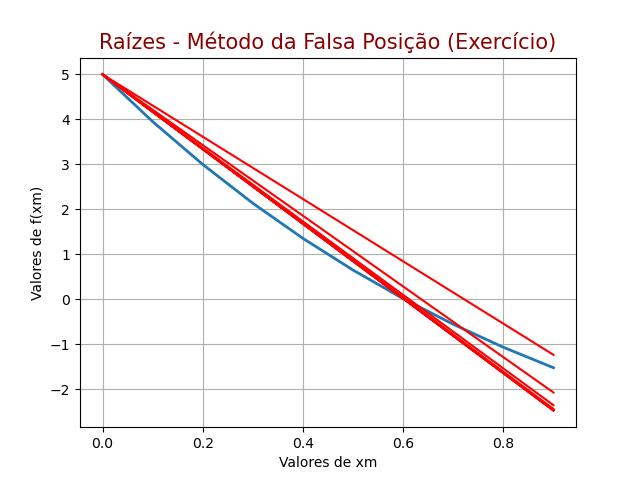

Reproduce this figure in Python.
from func_excc import func
import os
import numpy as np
import matplotlib
matplotlib.use('Agg')
import matplotlib.pyplot as plt

cwd = os.path.join(os.getcwd(), "testes", "teste-2", "falsa-posicao")
img = os.path.join(cwd, "falsa_pos_excc.png")

a = int(input("\nInsira o início do intervalo (a): "))
b = int(input("Insira o fim do intervalo (b): "))
while a > b:
    print("\nO (a) é maior que o (b)")
    a = int(input("Insira novos valores para o início do intervalo (a): "))
    b = int(input("Insira novos valores para o fim do intervalo (b): "))

fa = func(a)
fb = func(b)

while (fa * fb) > 0:
    print("\nEsse intervalo não contém uma raiz, tente um novo")
    a = int(input("Insira novos valores para o início do intervalo (a): "))
    b = int(input("Insira novos valores para o fim do intervalo (b): "))
    while a > b:
        print("\nO (a) é maior que o (b)")
        a = int(input("Insira novos valores para o início do intervalo (a): "))
        b = int(input("Insira novos valores para o fim do intervalo (b): "))    
    fa = func(a)
    fb = func(b)

erro = (10 ** (-5))
k = 0
fxm = 1
x_c = []
r_c = []
X = np.arange(a, b, (b - a) * 0.1)
y = list(map(func, X))

font = {'color':  'darkred',
        'weight': 'normal',
        'size': 15
        }
fig = plt.figure()
plt.plot(X, y, linewidth = 2)

while (abs(fxm) > erro):
    k += 1
    xm = a - ((fa * (b - a)) / (fb - fa))    
    x_c.append(X)
    fxm = func(xm)
    r = fa + ((fb - fa) / (b - a)) * (X - a)
    r_c.append(r)    
    if (fa * fxm) < 0:
        b = xm
        fb = fxm
    else:
        a = xm
        fa = fxm    

for x in range(0, k):
    plt.plot(x_c[x], r_c[x], 'r')

plt.title("Raízes - Método da Falsa Posição (Exercício)", fontdict = font)
plt.xlabel("Valores de xm")
plt.ylabel("Valores de f(xm)")
plt.grid()
fig.savefig(img)

print("\nNúmero de iterações: {}".format(k))
print("Raiz da função: {:.11f}".format(xm))
print("Função aplicada na raiz: {:.11f}".format(fxm))

# Gráfico plotado para valores de:
# a = 0
# b = 1